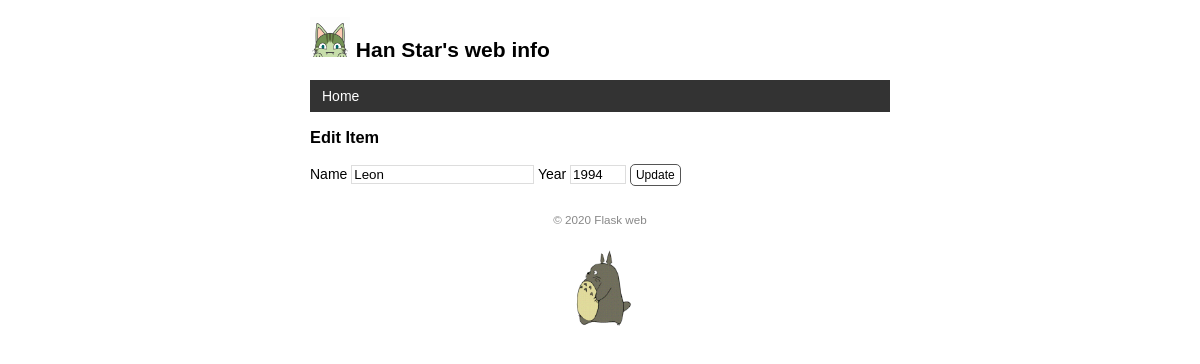
The app's page /movie/edit/1 with its own data.
### app.py (models this page shows)
class User(db.Model):
    id = db.Column(db.Integer, primary_key=True)
    name = db.Column(db.String(20))

class Movie(db.Model):
    id = db.Column(db.Integer, primary_key=True)
    title = db.Column(db.String(60))
    year = db.Column(db.String(4))

### app.py (the view, shortened to what this page needs)
@app.route('/movie/edit/<int:movie_id>', methods=['GET', 'POST'])
def edit(movie_id):
    movie = Movie.query.get_or_404(movie_id)
    return render_template('edit.html', movie=movie)

### app.py (called while the page is built)
@app.context_processor
def inject_user():
    user = User.query.first()
    return dict(user=user)  # 需要返回字典，等同于return {'user': user}

### templates/edit.html
{% extends 'base.html' %}
{% block content %}
<h3>Edit Item</h3>
<form method="post">
    Name <input type="text" name="title" autocomplete="off" requ ired value="{{ movie.title }}">
    Year <input type="text" name="year" autocomplete="off" requi red value="{{ movie.year }}">
    <input class="btn" type="submit" name="submit" value="Update">
</form>
{% endblock %}

### templates/base.html (shortened to what this page needs)
<!DOCTYPE html>
<html lang="en">
<head>
    {% block head %}
    <link rel="stylesheet" href="{{ url_for('static', filename='style.css') }}" type="text/css">
    {% endblock %}
</head>
<body>
    <h2>
        <img class="avatar" src="{{ url_for('static', filename='images/avatar.png') }}" alt="Avatar">
        {{ user.name }}'s web info
    </h2>
    <nav>
        <ul>
            <li>
                <a href="{{ url_for('index') }}">Home</a>
            </li>
        </ul>
    </nav>
    {% block content %}
    {% endblock %}
    <footer>
        <small>&copy; 2020 Flask web</small>
    </footer>
    <img class="totoro" alt="Walking..." src="{{ url_for('static', filename='images/totoro.gif') }}" </body> </html>

### static/style.css (style rules this page uses)
body { margin: auto; max-width: 580px; font-size: 14px; font-family: Helvetica, Arial, sans-serif; }
footer { color: #888; margin-top: 15px; text-align: center; padding: 10px; }
.avatar { width: 40px; }
.totoro { display: block; margin: 0 auto; height: 100px; }
nav ul { list-style-type: none; margin: 0; padding: 0; overflow: hidden; background-color: #333; }
nav li { float: left; }
nav li a { display: block; color: white; text-align: center; padding: 8px 12px; text-decoration: none; }
input[type=submit] { font-family: inherit; }
input[type=text] { border: 1px solid #ddd; }
input[name=year] { width: 50px; }
.btn { font-size: 12px; padding: 3px 5px; text-decoration: none; cursor: pointer; background-color: white; color: black; border: 1px solid #555555; border-radius: 5px; }

### records on screen
User: name "Han Star"
Movie: title "Leon", year "1994"
